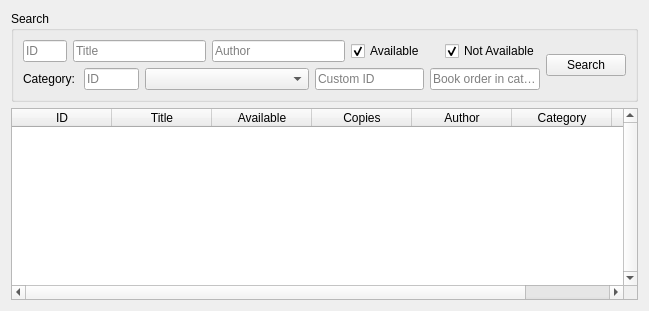
              <widget class="QWidget" name="books_browse_tab">
               <attribute name="title">
                <string>Browse Books</string>
               </attribute>
               <layout class="QVBoxLayout" name="verticalLayout_15">
                <item>
                 <widget class="QGroupBox" name="groupBox_2">
                  <property name="title">
                   <string>Search</string>
                  </property>
                  <layout class="QHBoxLayout" name="horizontalLayout_29">
                   <item>
                    <layout class="QVBoxLayout" name="verticalLayout_14">
                     <item>
                      <layout class="QHBoxLayout" name="horizontalLayout_12" stretch="1,3,3,2,2">
                       <item>
                        <widget class="QLineEdit" name="book_search_id">
                         <property name="inputMethodHints">
                          <set>Qt::ImhDigitsOnly</set>
                         </property>
                         <property name="placeholderText">
                          <string>ID</string>
                         </property>
                        </widget>
                       </item>
                       <item>
                        <widget class="QLineEdit" name="book_search_title">
                         <property name="placeholderText">
                          <string>Title</string>
                         </property>
                        </widget>
                       </item>
                       <item>
                        <widget class="QLineEdit" name="book_search_author">
                         <property name="inputMethodHints">
                          <set>Qt::ImhNone</set>
                         </property>
                         <property name="placeholderText">
                          <string>Author</string>
                         </property>
                        </widget>
                       </item>
                       <item>
                        <widget class="QCheckBox" name="book_search_available">
                         <property name="text">
                          <string>Available</string>
                         </property>
                         <property name="checked">
                          <bool>true</bool>
                         </property>
                        </widget>
                       </item>
                       <item>
                        <widget class="QCheckBox" name="book_search_not_available">
                         <property name="text">
                          <string>Not Available</string>
                         </property>
                         <property name="checked">
                          <bool>true</bool>
                         </property>
                        </widget>
                       </item>
                      </layout>
                     </item>
                     <item>
                      <layout class="QHBoxLayout" name="horizontalLayout_28" stretch="1,1,3,2,2">
                       <item>
                        <widget class="QLabel" name="label_15">
                         <property name="text">
                          <string>Category:</string>
                         </property>
                        </widget>
                       </item>
                       <item>
                        <widget class="QLineEdit" name="book_search_cat_id">
                         <property name="inputMethodHints">
                          <set>Qt::ImhNone</set>
                         </property>
                         <property name="readOnly">
                          <bool>false</bool>
                         </property>
                         <property name="placeholderText">
                          <string>ID</string>
                         </property>
                        </widget>
                       </item>
                       <item>
                        <widget class="QComboBox" name="book_search_cat_name"/>
                       </item>
                       <item>
                        <widget class="QLineEdit" name="book_search_cat_custom_id">
                         <property name="inputMethodHints">
                          <set>Qt::ImhNone</set>
                         </property>
                         <property name="readOnly">
                          <bool>false</bool>
                         </property>
                         <property name="placeholderText">
                          <string>Custom ID</string>
                         </property>
                        </widget>
                       </item>
                       <item>
                        <widget class="QLineEdit" name="book_search_cat_order">
                         <property name="inputMethodHints">
                          <set>Qt::ImhNone</set>
                         </property>
                         <property name="placeholderText">
                          <string>Book order in category</string>
                         </property>
                        </widget>
                       </item>
                      </layout>
                     </item>
                    </layout>
                   </item>
                   <item>
                    <widget class="QPushButton" name="book_search_btn">
                     <property name="text">
                      <string>Search</string>
                     </property>
                     <property name="autoDefault">
                      <bool>true</bool>
                     </property>
                    </widget>
                   </item>
                  </layout>
                 </widget>
                </item>
                <item>
                 <widget class="QTableWidget" name="books_table">
                  <property name="verticalScrollBarPolicy">
                   <enum>Qt::ScrollBarAlwaysOn</enum>
                  </property>
                  <property name="selectionMode">
                   <enum>QAbstractItemView::SingleSelection</enum>
                  </property>
                  <property name="selectionBehavior">
                   <enum>QAbstractItemView::SelectRows</enum>
                  </property>
                  <property name="verticalScrollMode">
                   <enum>QAbstractItemView::ScrollPerItem</enum>
                  </property>
                  <column>
                   <property name="text">
                    <string>ID</string>
                   </property>
                  </column>
                  <column>
                   <property name="text">
                    <string>Title</string>
                   </property>
                  </column>
                  <column>
                   <property name="text">
                    <string>Available</string>
                   </property>
                  </column>
                  <column>
                   <property name="text">
                    <string>Copies</string>
                   </property>
                  </column>
                  <column>
                   <property name="text">
                    <string>Author</string>
                   </property>
                  </column>
                  <column>
                   <property name="text">
                    <string>Category</string>
                   </property>
                  </column>
                  <column>
                   <property name="text">
                    <string>State</string>
                   </property>
                  </column>
                 </widget>
                </item>
               </layout>
              </widget>
